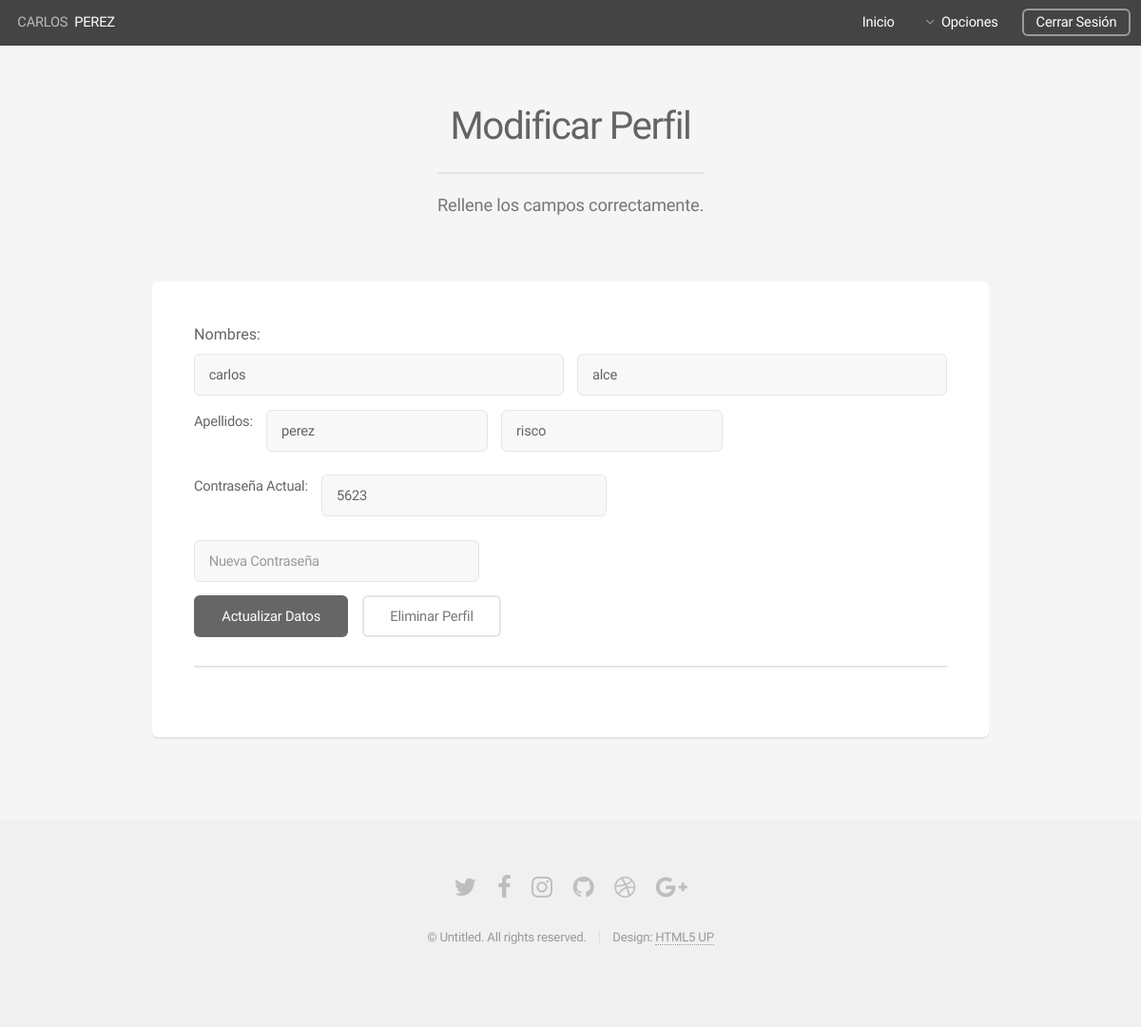
/modify_user.php (signed in), run on an earlier commit of the app's database.
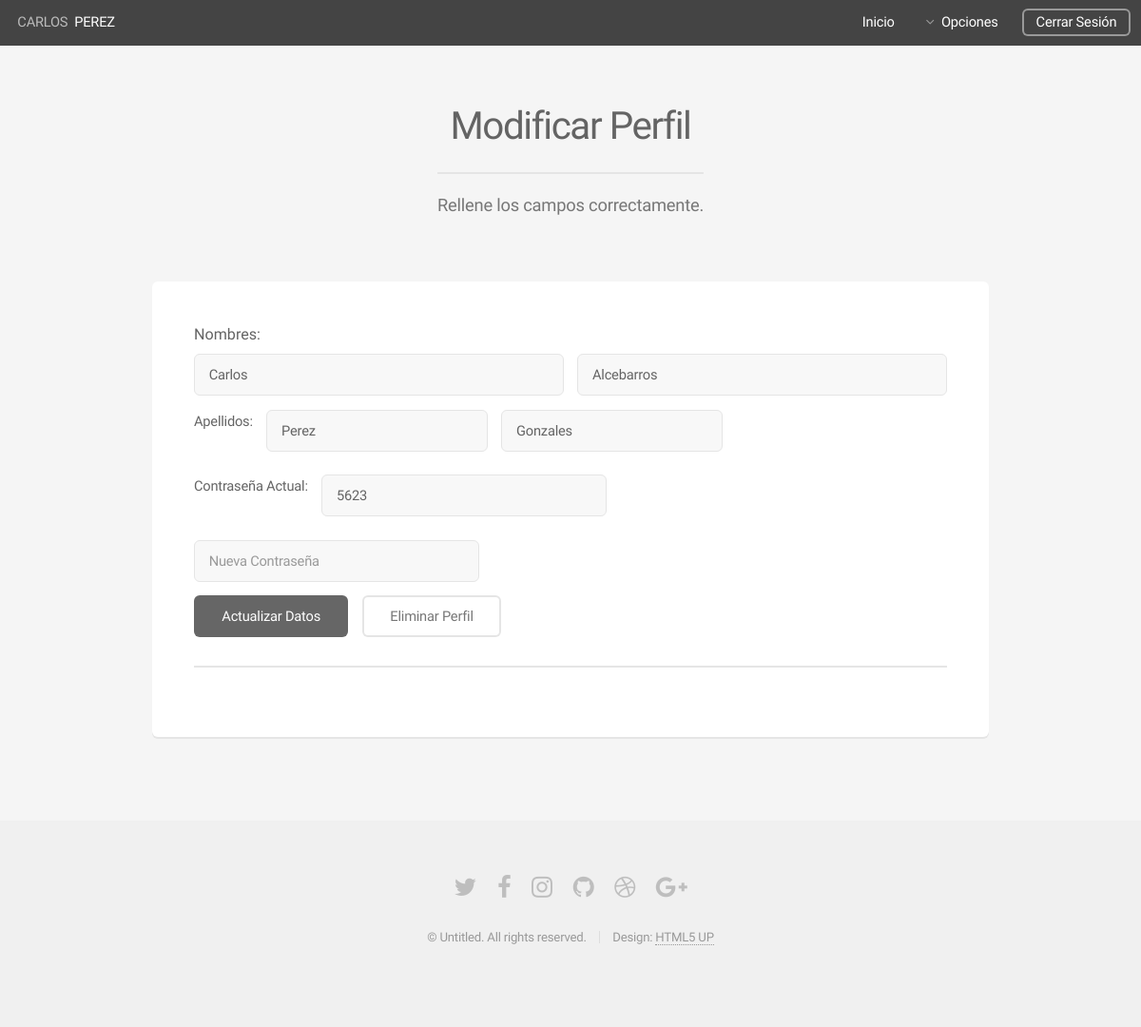
And on a later commit of the database.
### tables this page shows
CREATE TABLE `estudiantes` (
  `id` int(100) NOT NULL,
  `usuario` varchar(100) NOT NULL,
  `contrasenia` varchar(200) NOT NULL,
  `nombre` varchar(200) NOT NULL,
  `apellidos` varchar(200) DEFAULT NULL
);

### modify_user.php (the view, shortened to what this page needs)
<!DOCTYPE HTML>
<?php
$host_db = "localhost";
$user_db = "root";
$pass_db = "";
$db_name = "museo";
if(!empty($_SESSION['user'])){
	$conexion = new mysqli($host_db, $user_db,$pass_db, $db_name);
	$sql="SELECT * FROM estudiantes where usuario='".$_SESSION['user']."'";
	$result = $conexion->query($sql);
	$row = $result->fetch_assoc();
	$row_name =$row['nombre'];
	$row_last_name = $row['apellidos'];
	$oneName = explode(" ",$row_name);
	$oneLastName = explode(" ",$row_last_name);
	$row_password =  $row['contrasenia'];
}else{
}
?>
<html>
	<head>
		<link rel="stylesheet" href="assets/css/main.css" />
	</head>
	<body class="is-preload">
		<div id="page-wrapper">
				<header id="header">
				<?php
					if(!empty($_SESSION['firt_name'])){
						echo " <h1> ".strtoupper($_SESSION['firt_name'])." &nbsp<a href='#'>".strtoupper($_SESSION['f_last_name'])."</a></h1>";
					}else{
						echo"<h1><a href='#'>MUSEUM</a>GO</h1>";
					}
					?>
					<nav id="nav">
						<ul>
							<li><a href="my_student_profile.php">Inicio</a></li>
							<li>
								<a href="#" class="icon fa-angle-down">Opciones</a>
							</li>
							<li><a href="index_user.php" class="button">Cerrar Sesión</a></li>
						</ul>
					</nav>
				</header>
				<section id="main" class="container">
					<header>
						<h2>Modificar Perfil</h2>
						<p>Rellene los campos correctamente.</p>
					</header>
					<div class="row">
						<div class="col-12">
					<div class="row">
						<div class="col-12">
								<section class="box">
									<h4><b>Nombres:<b></h4>
									<form method="post" action="confirm_action.php">
										<div class="row gtr-uniform gtr-50">
											<div class="col-6 col-12-mobilep">
											<?php
												echo "<input type='text' name='first_name' id='name' value='".$oneName[0]."' />";
											?>
											</div>
											<div class="col-6 col-12-mobilep">
											<?php
												echo"<input type='text' name='second_name' id='second_name' value='".$oneName[1]."'  />";
											?>
											</div>
											<p><b>Apellidos:</b></p>
											<div class="row gtr-uniform gtr-50">
											<div class="col-6 col-12-mobilep">
											<?php
												echo "<input type='text' name='first_lastname' id='name' value='".$oneLastName[0]."' />";
											?>
											</div>
											<div class="col-6 col-12-mobilep">
											<?php
												echo"<input type='text' name='second_lastname' id='second_name' value='".$oneLastName[1]."'  />";
											?>
											</div>
											</div>
											<div class="row gtr-uniform gtr-50">
											<p><b>Contraseña Actual:</b></p>
												<div class="col-6 col-12-mobilep">
													<?php
													echo"<input type='text' name='current_pass' id='second_name' value='".$row_password."'  />";
													?>
												</div>
												<div class="col-6 col-12-mobilep">
												<?php
												echo"<input type='text' name='new_password' id='second_name' value=''  placeholder='Nueva Contraseña' />";
												?>
												</div>
											</div>
											<div class="col-12">
												<ul class="actions">
													<li><input type="submit" name="boton" id="actualiza" value="Actualizar Datos" /></li>
													<li><input type="submit" name="boton" id="elimina" value="Eliminar Perfil" class="alt" /></li>
												</ul>
											</div>
										</div>
									</form>
									<hr />
								</section>
						</div>
					</div>
				</section>
				<footer id="footer">
					<ul class="icons">
						<li><a href="#" class="icon fa-twitter"><span class="label">Twitter</span></a></li>
						<li><a href="#" class="icon fa-facebook"><span class="label">Facebook</span></a></li>
						<li><a href="#" class="icon fa-instagram"><span class="label">Instagram</span></a></li>
						<li><a href="#" class="icon fa-github"><span class="label">Github</span></a></li>
						<li><a href="#" class="icon fa-dribbble"><span class="label">Dribbble</span></a></li>
						<li><a href="#" class="icon fa-google-plus"><span class="label">Google+</span></a></li>
					</ul>
					<ul class="copyright">
						<li>&copy; Untitled. All rights reserved.</li><li>Design: <a href="http://html5up.net">HTML5 UP</a></li>
					</ul>
				</footer>
		</div>
	</body>
</html>

What changed in the data, as far as the page shows it:
changed estudiantes: first_name "carlos" → "Carlos"; second_name "alce" → "Alcebarros"; first_lastname "perez" → "Perez"; second_lastname "risco" → "Gonzales"
